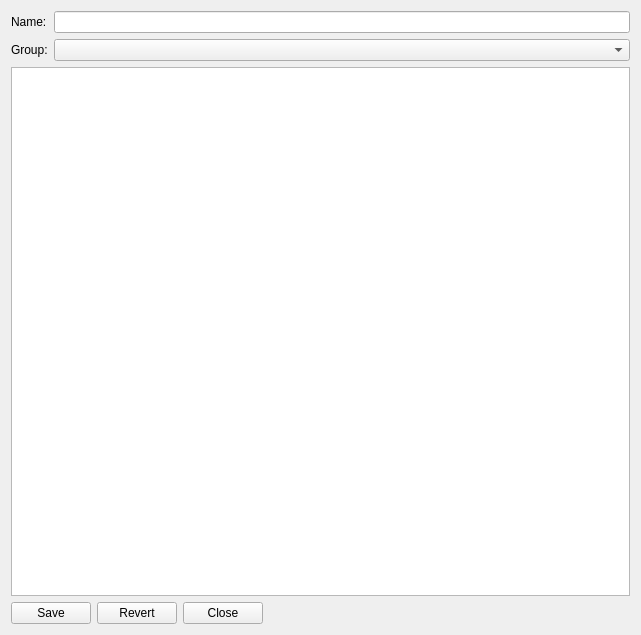
<?xml version="1.0" encoding="UTF-8"?>
<ui version="4.0">
 <class>cIngredientWindow</class>
 <widget class="QWidget" name="cIngredientWindow">
  <property name="geometry">
   <rect>
    <x>0</x>
    <y>0</y>
    <width>641</width>
    <height>635</height>
   </rect>
  </property>
  <property name="minimumSize">
   <size>
    <width>0</width>
    <height>0</height>
   </size>
  </property>
  <property name="windowTitle">
   <string>Ingredient</string>
  </property>
  <layout class="QGridLayout" name="gridLayout">
   <item row="0" column="0">
    <layout class="QFormLayout" name="formLayout">
     <item row="0" column="0">
      <widget class="QLabel" name="label">
       <property name="text">
        <string>Name:</string>
       </property>
      </widget>
     </item>
     <item row="0" column="1">
      <widget class="QLineEdit" name="m_lpIngredientName"/>
     </item>
     <item row="1" column="0">
      <widget class="QLabel" name="label_2">
       <property name="text">
        <string>Group:</string>
       </property>
      </widget>
     </item>
     <item row="1" column="1">
      <widget class="QComboBox" name="m_lpIngredientGroup"/>
     </item>
    </layout>
   </item>
   <item row="1" column="0">
    <layout class="QHBoxLayout" name="horizontalLayout" stretch="1">
     <item>
      <widget class="QTreeView" name="m_lpIngredientValues">
       <property name="editTriggers">
        <set>QAbstractItemView::NoEditTriggers</set>
       </property>
       <attribute name="headerVisible">
        <bool>false</bool>
       </attribute>
       <attribute name="headerStretchLastSection">
        <bool>false</bool>
       </attribute>
      </widget>
     </item>
    </layout>
   </item>
   <item row="2" column="0">
    <layout class="QHBoxLayout" name="horizontalLayout_2">
     <item>
      <widget class="QPushButton" name="m_lpSave">
       <property name="text">
        <string>Save</string>
       </property>
      </widget>
     </item>
     <item>
      <widget class="QPushButton" name="m_lpRevert">
       <property name="text">
        <string>Revert</string>
       </property>
      </widget>
     </item>
     <item>
      <widget class="QPushButton" name="m_lpClose">
       <property name="text">
        <string>Close</string>
       </property>
      </widget>
     </item>
     <item>
      <spacer name="horizontalSpacer">
       <property name="orientation">
        <enum>Qt::Horizontal</enum>
       </property>
       <property name="sizeHint" stdset="0">
        <size>
         <width>40</width>
         <height>20</height>
        </size>
       </property>
      </spacer>
     </item>
    </layout>
   </item>
  </layout>
 </widget>
 <resources/>
 <connections/>
</ui>
